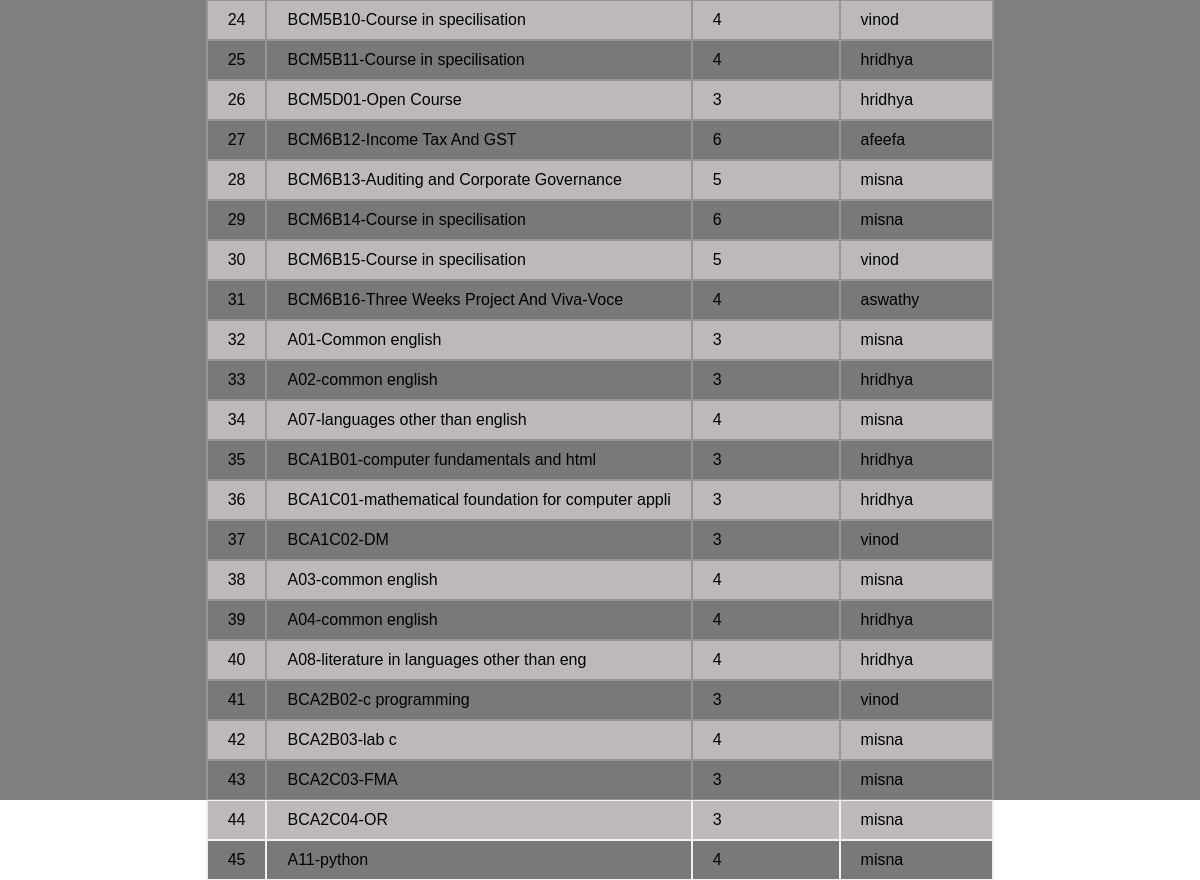
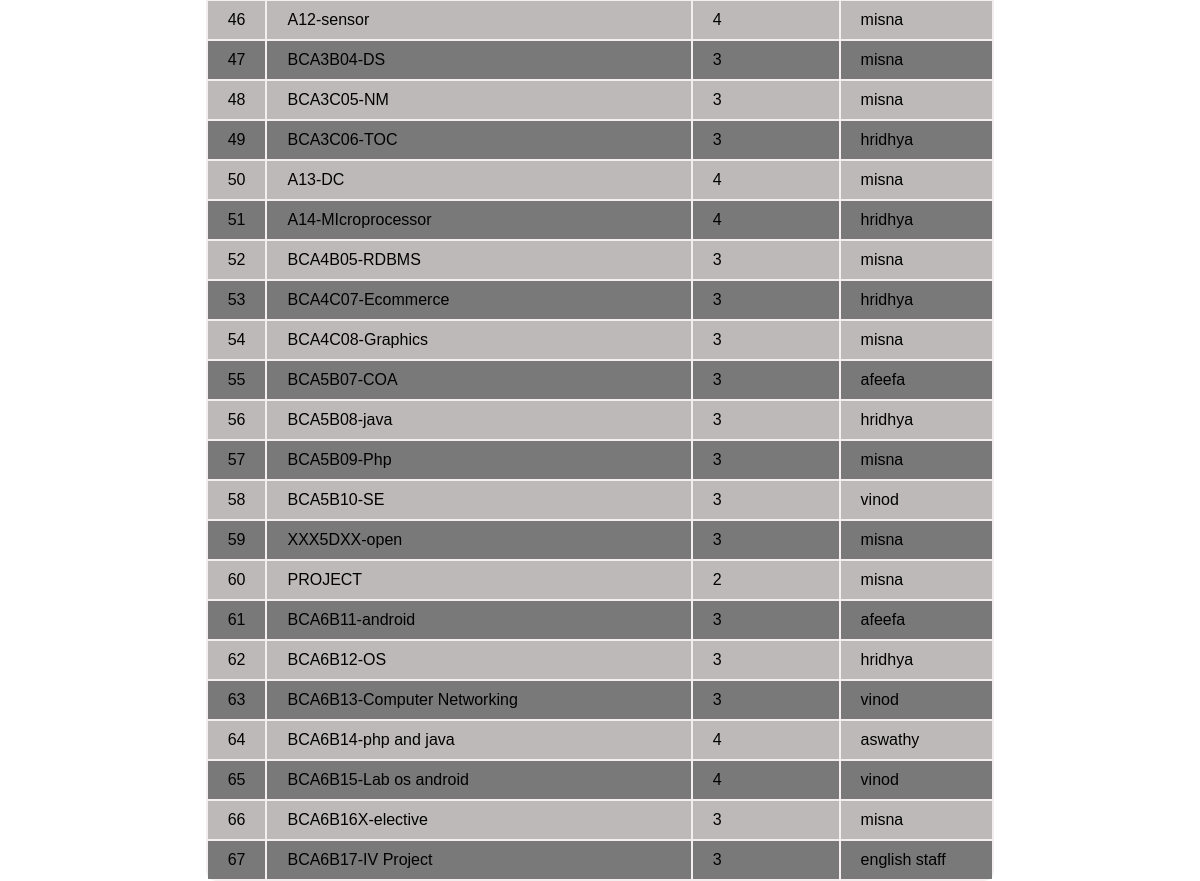
The page /studviewsubject on the database its author committed (2 pictures, top to bottom).
### timetable_scheduler_app/models.py (models this page shows)
class SubjectTable(models.Model):
    subject_name=models.CharField(max_length=50,blank=True,null=True)
    contact_hours=models.IntegerField(blank=True,null=True)
    staff=models.ForeignKey(StaffTable,on_delete=models.CASCADE,null=True,blank=True)

class StaffTable(models.Model):
    login=models.ForeignKey(LoginTable,on_delete=models.CASCADE,blank=True,null=True)
    name=models.CharField(max_length=50,blank=True,null=True)
    college_id=models.ForeignKey(CollegeTable,on_delete=models.CASCADE,blank=True,null=True)
    email=models.CharField(max_length=50,blank=True,null=True)
    department_id=models.ForeignKey(DepartmentTable,on_delete=models.CASCADE,blank=True,null=True)
    qualification=models.CharField(max_length=50,blank=True,null=True)

### timetable_scheduler_app/views.py (the view)
# urls.py: path('studviewsubject', StudSub.as_view(), name='studviewsubject') ,
class StudSub(View):
    def get(self,request):
        obj=SubjectTable.objects.all()
        return render(request,"student_viewsub.html",{'val':obj})

### templates/student_viewsub.html (shortened to what this page needs)
{% load static %}
<!DOCTYPE html>
<html lang="en">
  <head>
  </head>
  <body>
    <div class="container">
      <div class="table">
        <form method="post">
        <table>
          {% for i in val %}
          <tr>
            <td>{{forloop.counter}}</td>
            <td>{{i.subject_name}}</td>
            <td>{{i.contact_hours}}</td>
            <td>{{i.staff.name}}</td>
          </tr>
          {% endfor %}
        </table>
          </form>
  </body>
</html>

### templates/student_viewsub.html (style rules this page uses)
* { margin: 0; padding: 0; box-sizing: border-box; font-family: Arial, sans-serif; }
body { height: 100vh; display: flex; justify-content: center; align-items: center; background: cover; }
.container { position: center; width: 100%; height: 100%; background: rgba(0, 0, 0, 0.5); backdrop-filter: blur(5px); display: flex; justify-content: center; align-items: center; }
table { border-radius: 10px; height: 100px; background-color: rgba(223, 198, 198, 0.3); }
tbody tr:nth-child(odd) { background-color: #bdb9b9; }
tbody tr:nth-child(even) { background-color: #7a7979; }

### rows shown on the page
SubjectTable: subject_name "BCM5B10-Course in specilisation", contact_hours "4", staff.name "vinod"
SubjectTable: subject_name "BCM5B11-Course in specilisation", contact_hours "4", staff.name "hridhya"
SubjectTable: subject_name "BCM5D01-Open Course", contact_hours "3", staff.name "hridhya"
SubjectTable: subject_name "BCM6B12-Income Tax And GST", contact_hours "6", staff.name "afeefa"
SubjectTable: subject_name "BCM6B13-Auditing and Corporate Governance", contact_hours "5", staff.name "misna"
SubjectTable: subject_name "BCM6B14-Course in specilisation", contact_hours "6", staff.name "misna"
SubjectTable: subject_name "BCM6B15-Course in specilisation", contact_hours "5", staff.name "vinod"
SubjectTable: subject_name "BCM6B16-Three Weeks Project And Viva-Voce", contact_hours "4", staff.name "aswathy"
SubjectTable: subject_name "A01-Common english", contact_hours "3", staff.name "misna"
SubjectTable: subject_name "A02-common english", contact_hours "3", staff.name "hridhya"
SubjectTable: subject_name "A07-languages other than english", contact_hours "4", staff.name "misna"
SubjectTable: subject_name "BCA1B01-computer fundamentals and html", contact_hours "3", staff.name "hridhya"
SubjectTable: subject_name "BCA1C01-mathematical foundation for computer appli", contact_hours "3", staff.name "hridhya"
SubjectTable: subject_name "BCA1C02-DM", contact_hours "3", staff.name "vinod"
SubjectTable: subject_name "A03-common english", contact_hours "4", staff.name "misna"
SubjectTable: subject_name "A04-common english", contact_hours "4", staff.name "hridhya"
SubjectTable: subject_name "A08-literature in languages other than eng", contact_hours "4", staff.name "hridhya"
SubjectTable: subject_name "BCA2B02-c programming", contact_hours "3", staff.name "vinod"
SubjectTable: subject_name "BCA2B03-lab c", contact_hours "4", staff.name "misna"
SubjectTable: subject_name "BCA2C03-FMA", contact_hours "3", staff.name "misna"
SubjectTable: subject_name "BCA2C04-OR", contact_hours "3", staff.name "misna"
SubjectTable: subject_name "A11-python", contact_hours "4", staff.name "misna"
SubjectTable: subject_name "A12-sensor", contact_hours "4", staff.name "misna"
SubjectTable: subject_name "BCA3B04-DS", contact_hours "3", staff.name "misna"
SubjectTable: subject_name "BCA3C05-NM", contact_hours "3", staff.name "misna"
SubjectTable: subject_name "BCA3C06-TOC", contact_hours "3", staff.name "hridhya"
SubjectTable: subject_name "A13-DC", contact_hours "4", staff.name "misna"
SubjectTable: subject_name "A14-MIcroprocessor", contact_hours "4", staff.name "hridhya"
SubjectTable: subject_name "BCA4B05-RDBMS", contact_hours "3", staff.name "misna"
SubjectTable: subject_name "BCA4C07-Ecommerce", contact_hours "3", staff.name "hridhya"
SubjectTable: subject_name "BCA4C08-Graphics", contact_hours "3", staff.name "misna"
SubjectTable: subject_name "BCA5B07-COA", contact_hours "3", staff.name "afeefa"
SubjectTable: subject_name "BCA5B08-java", contact_hours "3", staff.name "hridhya"
SubjectTable: subject_name "BCA5B09-Php", contact_hours "3", staff.name "misna"
SubjectTable: subject_name "BCA5B10-SE", contact_hours "3", staff.name "vinod"
SubjectTable: subject_name "XXX5DXX-open", contact_hours "3", staff.name "misna"
SubjectTable: subject_name "PROJECT", contact_hours "2", staff.name "misna"
SubjectTable: subject_name "BCA6B11-android", contact_hours "3", staff.name "afeefa"
SubjectTable: subject_name "BCA6B12-OS", contact_hours "3", staff.name "hridhya"
SubjectTable: subject_name "BCA6B13-Computer Networking", contact_hours "3", staff.name "vinod"
SubjectTable: subject_name "BCA6B14-php and java", contact_hours "4", staff.name "aswathy"
SubjectTable: subject_name "BCA6B15-Lab os android", contact_hours "4", staff.name "vinod"
SubjectTable: subject_name "BCA6B16X-elective", contact_hours "3", staff.name "misna"
SubjectTable: subject_name "BCA6B17-IV Project", contact_hours "3", staff.name "english staff"
